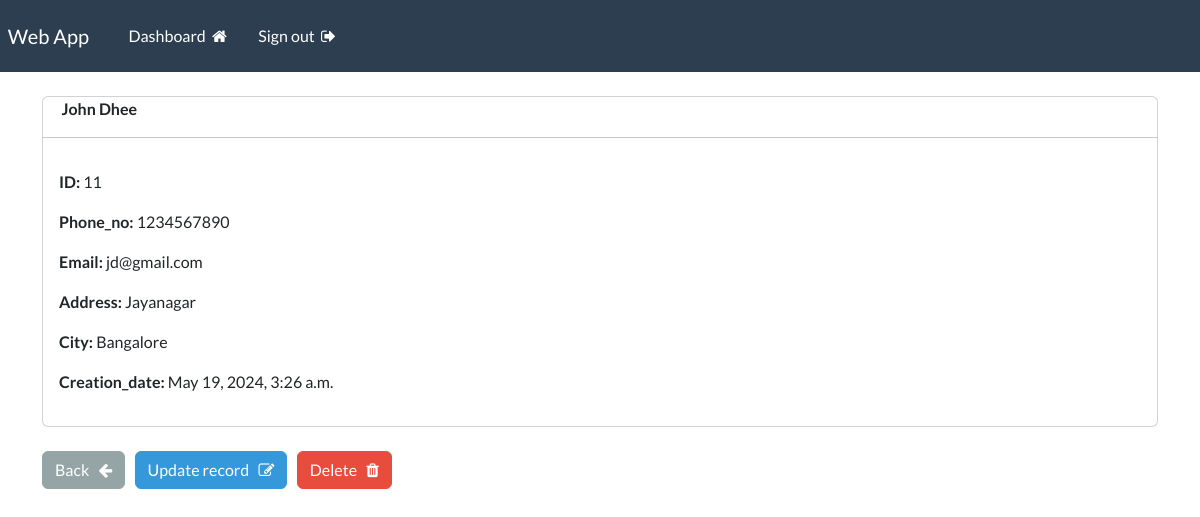
Screenshot of /singular_record/11 (signed in) with the database file from the repository.
### web_app/models.py (models this page shows, shortened)
class Records(models.Model):
    creation_date=models.DateTimeField(auto_now_add=True)
    first_name=models.CharField(max_length=100)
    last_name=models.CharField(max_length=100)
    phone_no=models.CharField(max_length=10, validators=[RegexValidator(r'^\d{10}$', message="Phone number must be 10 digits")])
    email=models.EmailField(max_length=50)
    address=models.CharField(max_length=250)
    city=models.CharField(max_length=100)
    country=models.CharField(max_length=100)

### web_app/views.py (the view)
# urls.py: path('singular_record/<int:pk>',views.singular_record,name="singular_record"),
@login_required(login_url='my_login')
def singular_record(request, pk):
    all_records=Records.objects.get(id=pk)
    context={'record':all_records}
    return render(request,'web_app/view-record.html',context=context)

### web_app/templates/web_app/view-record.html (shortened to what this page needs)
{% extends "web_app/base.html" %}
{% load crispy_forms_tags %}
{% block content %}
   <div class="card">
    <strong>
        {{record.first_name}}
        {{record.last_name}}
    </strong>
    <hr>
    <div class="card-body">
        <p><strong>ID: </strong>{{record.id}}</p>
        <p><strong>Phone_no: </strong>{{record.phone_no}}</p>
        <p><strong>Email: </strong>{{record.email}}</p>
        <p><strong>Address: </strong>{{record.address}}</p>
        <p><strong>City: </strong>{{record.city}}</p>
        <p><strong>Creation_date: </strong>{{record.creation_date}}</p>
    </div>
   </div>
 <br>
 <a href="{% url "dashboard" %}" class="btn btn-secondary">Back &nbsp; <i class="fa fa-arrow-left" aria-hidden="true"></i></a>
 <a href="{% url "update_record" record.id %}" class="btn btn-info">Update record &nbsp; <i class="fa fa-pencil-square-o" aria-hidden="true"></i></a>
 <a href="{% url "delete_record" record.id %}" class="btn btn-danger">Delete &nbsp; <i class="fa fa-trash" aria-hidden="true"></i></a>
{% endblock %}

### rows the page displays
Records: first_name "John", last_name "Dhee", id "11", phone_no "1234567890", email "jd@gmail.com", address "Jayanagar", city "Bangalore", creation_date "May 19, 2024, 3:26 a.m."
